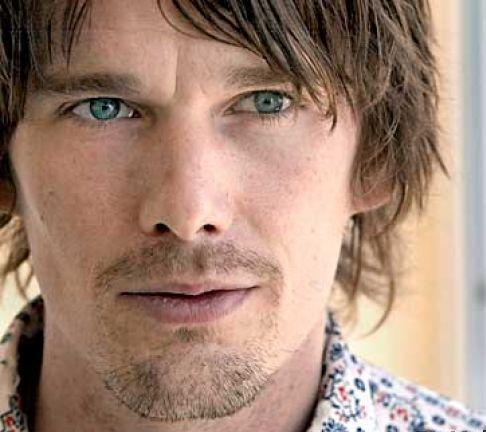
#> input picture img_ops/img_1.jpg, 486 x 432 px
$ python BORDER.py
#> lines starting #> are read from the running program, lines starting #| are printed output that depends on the picture
import cv2
import numpy as np
from matplotlib import pyplot as plt
Green=[0,255,0]
img=cv2.imread('img_1.jpg')
#> img is the input picture: shape (432, 486, 3); mean B, G, R 117.2, 133.5, 162.8
replicate=cv2.copyMakeBorder(img,30,30,30,30,cv2.BORDER_REPLICATE)
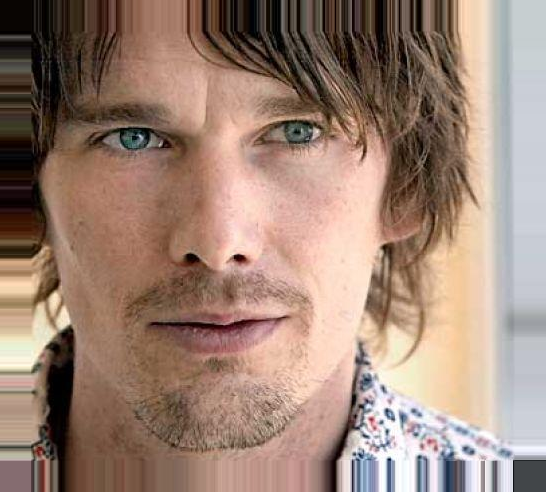
#> replicate: shape (492, 546, 3); mean B, G, R 117.5, 131.5, 157.3
reflect=cv2.copyMakeBorder(img,30,30,30,30,cv2.BORDER_REFLECT)
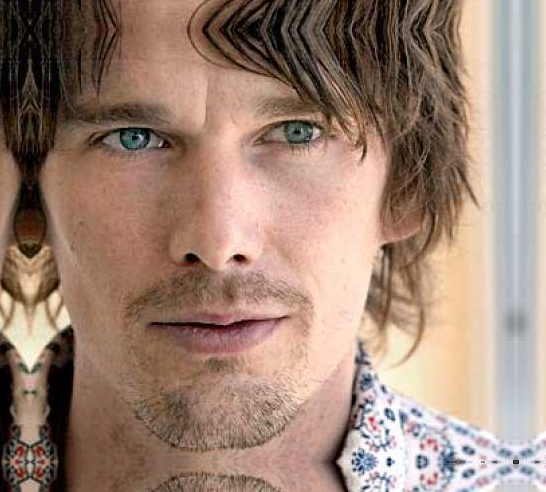
#> reflect: shape (492, 546, 3); mean B, G, R 116.5, 131.1, 157.2
reflect101=cv2.copyMakeBorder(img,30,30,30,30,cv2.BORDER_REFLECT_101)
wrap=cv2.copyMakeBorder(img,30,30,30,30,cv2.BORDER_WRAP)
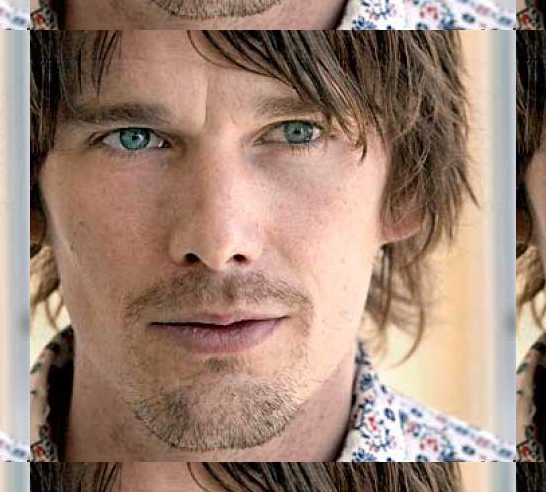
#> wrap: shape (492, 546, 3); mean B, G, R 116.5, 131.1, 157.2
constant=cv2.copyMakeBorder(img,30,30,30,30,cv2.BORDER_CONSTANT,value=Green)
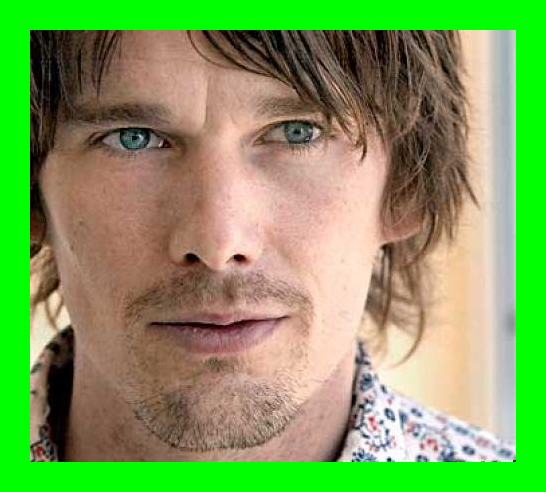
#> constant: shape (492, 546, 3); mean B, G, R 91.6, 160.1, 127.3
plt.subplot(231),plt.imshow(img,'gray'),plt.title('ORIGINAL')
plt.subplot(232),plt.imshow(replicate,'gray'),plt.title('REPLICATE')
plt.subplot(233),plt.imshow(reflect,'gray'),plt.title('REFLECT')
plt.subplot(234),plt.imshow(reflect101,'gray'),plt.title('REFLECT_101')
plt.subplot(235),plt.imshow(wrap,'gray'),plt.title('WRAP')
plt.subplot(236),plt.imshow(constant,'gray'),plt.title('CONSTANT')

plt.show()
#> figure, not shown here; B, G, R data is drawn as R, G, B
